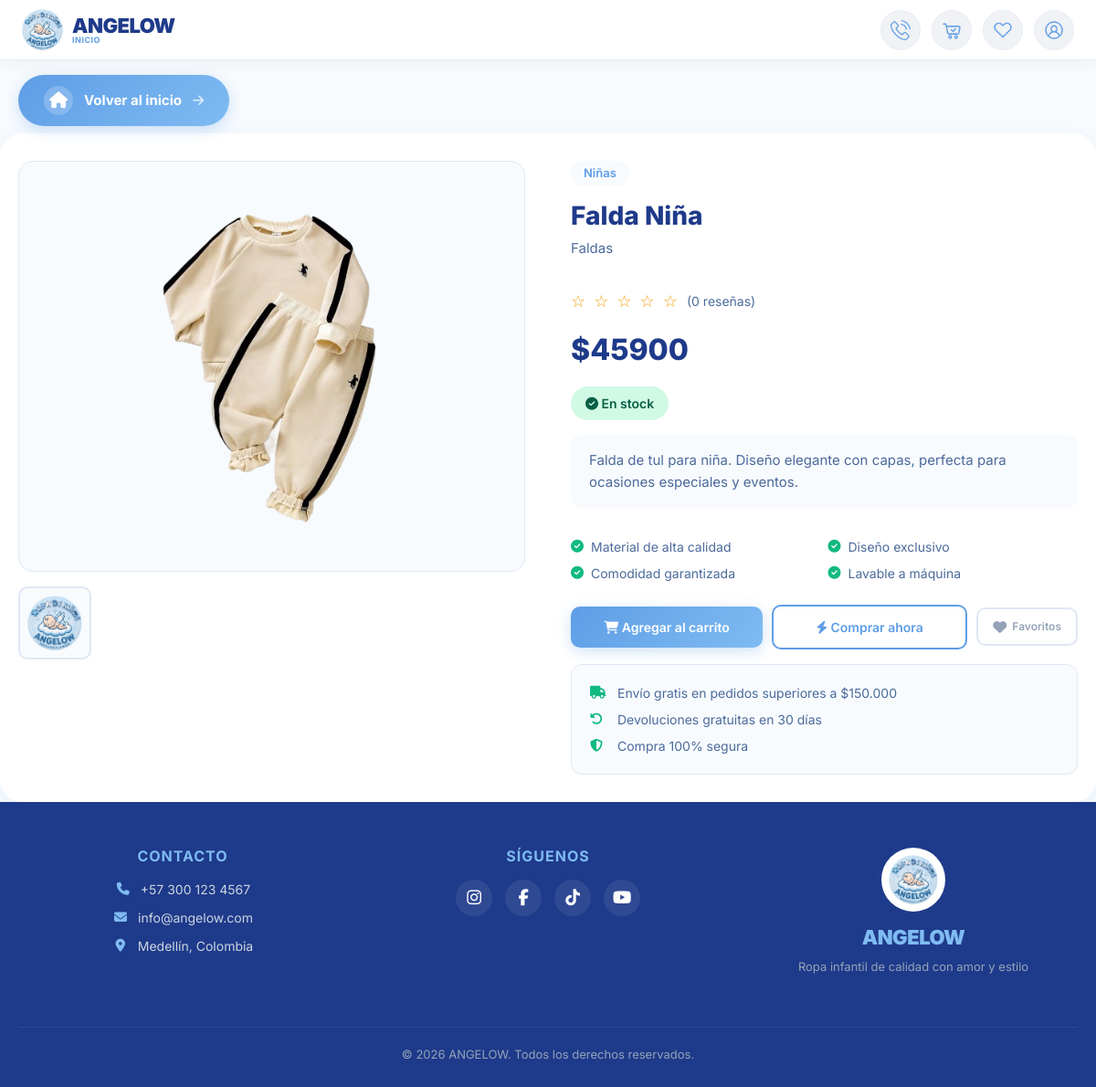
Page /tienda/producto/falda-nina/ on the committed database.
### tienda/models.py (models this page shows, shortened)
class Producto(models.Model):
    nombre = models.CharField(
        max_length=200,
        validators=[validate_no_special_chars],
        help_text='Nombre del producto'
    )
    slug = models.SlugField(
        unique=True,
        blank=True,
        validators=[validate_slug],
        help_text='URL amigable para el producto'
    )
    categoria = models.ForeignKey(
        Categoria,
        on_delete=models.CASCADE,
        related_name='productos',
        help_text='Categoría del producto'
    )
    subcategoria = models.CharField(
        max_length=100,
        blank=True,
        validators=[validate_no_special_chars],
        help_text='Subcategoría del producto'
    )
    precio = models.DecimalField(
        max_digits=10,
        decimal_places=0,
        validators=[MinValueValidator(0)],
        help_text='Precio del producto'
    )
    precio_oferta = models.DecimalField(
        max_digits=10,
        decimal_places=0,
        blank=True,
        null=True,
        validators=[MinValueValidator(0)],
        help_text='Precio en oferta (si aplica)'
    )
    descripcion = models.TextField(
        help_text='Descripción detallada del producto'
    )
    caracteristicas = models.JSONField(
        default=list,
        blank=True,
        help_text='Lista de características del producto'
    )
    tallas = models.JSONField(
        default=list,
        validators=[validate_tallas],
        help_text='Lista de tallas disponibles (ej: ["S", "M", "L"])'
    )
    stock = models.PositiveIntegerField(
        default=0,
        help_text='Cantidad disponible en inventario'
    )
    stock_minimo = models.PositiveIntegerField(
        default=5,
        help_text='Stock mínimo para alerta'
    )
    imagen_principal = models.ImageField(
        upload_to='productos/',
        blank=True,
        null=True,
        help_text='Imagen principal del producto'
    )
    imagenes = models.JSONField(
        default=list,
        blank=True,
        help_text='Lista de URLs de imágenes adicionales'
    )
    rating = models.FloatField(
        default=0,
        validators=[MinValueValidator(0), MaxValueValidator(5)],
        help_text='Calificación promedio del producto (0-5)'
    )
    reseñas = models.PositiveIntegerField(
        default=0,
        help_text='Número total de reseñas'
    )
    es_destacado = models.BooleanField(
        default=False,
        help_text='Indica si el producto está destacado'
    )
    es_nuevo = models.BooleanField(
        default=False,
        help_text='Indica si el producto es nuevo'
    )
    esta_activo = models.BooleanField(
        default=True,
        help_text='Indica si el producto está activo'
    )
    fecha_creacion = models.DateTimeField(
        auto_now_add=True,
        help_text='Fecha de creación'
    )
    fecha_actualizacion = models.DateTimeField(
        auto_now=True,
        help_text='Última actualización'
    )
    class Meta:
        verbose_name = "Producto"
        verbose_name_plural = "Productos"
        ordering = ['-fecha_creacion']
        indexes = [
            models.Index(fields=['slug']),
            models.Index(fields=['categoria', 'esta_activo']),
            models.Index(fields=['es_destacado']),
            models.Index(fields=['es_nuevo']),
            models.Index(fields=['-rating']),
        ]
    def get_imagen_principal_url(self):
        if self.imagen_principal:
            return self.imagen_principal.url
        mapping = {
            'conjunto deportivo': 'conjunto_Deportive.png',
            'deportivo': 'conjunto_Deportive.png',
            'conjunto size': 'conjunto_size.png',
            'size': 'conjunto_size.png',
            'jogger': 'conjunto_jhogger.png',
            'jogger premium': 'conjunto_jhogger.png',
            'vestido': 'vestido_verano.png',
            'vestido verano': 'vestido_verano.png',
            'body': 'conjunto_size.png',
            'body niño': 'conjunto_size.png',
            'conjunto infantil': 'conjunto_Deportive.png',
            'set bebe': 'conjunto_size.png',
            'set bebé': 'conjunto_size.png',
            'set falda': 'vestido_verano.png',
            'body negro': 'conjunto_size.png',
        }
        nombre_lower = self.nombre.lower()
        for key, filename in mapping.items():
            if key in nombre_lower:
                return f'/static/img/productos/{filename}'
        if self.categoria:
            cat_mapping = {
                'niños': 'conjunto_Deportive.png',
                'niñas': 'vestido_verano.png',
                'bebés': 'conjunto_size.png',
                'bebes': 'conjunto_size.png',
            }
            cat_lower = self.categoria.nombre.lower()
            for key, filename in cat_mapping.items():
                if key in cat_lower:
                    return f'/static/img/productos/{filename}'
        return '/static/img/productos/default.jpg'

class Categoria(models.Model):
    nombre = models.CharField(
        max_length=100,
        unique=True,
        validators=[validate_no_special_chars],
        help_text='Nombre de la categoría'
    )
    slug = models.SlugField(
        unique=True,
        blank=True,
        validators=[validate_slug],
        help_text='URL amigable para la categoría'
    )
    descripcion = models.TextField(
        blank=True,
        null=True,
        help_text='Descripción de la categoría'
    )
    icono = models.CharField(
        max_length=50,
        blank=True,
        null=True,
        help_text='Clase de Font Awesome (ej: fa-tshirt)'
    )
    imagen = models.ImageField(
        upload_to='categorias/',
        blank=True,
        null=True,
        help_text='Imagen representativa de la categoría'
    )
    orden = models.PositiveIntegerField(
        default=0,
        help_text='Orden de visualización'
    )
    es_activa = models.BooleanField(
        default=True,
        help_text='Indica si la categoría está activa'
    )
    fecha_creacion = models.DateTimeField(
        auto_now_add=True,
        help_text='Fecha de creación'
    )
    fecha_actualizacion = models.DateTimeField(
        auto_now=True,
        help_text='Última actualización'
    )
    class Meta:
        verbose_name = "Categoría"
        verbose_name_plural = "Categorías"
        ordering = ['orden', 'nombre']
        indexes = [
            models.Index(fields=['slug']),
            models.Index(fields=['es_activa']),
        ]

### tienda/views.py (the view)
# urls.py: path('producto/<slug:slug>/', views.detalle_producto, name='detalle_producto'),
@never_cache
def detalle_producto(request, slug):
    producto = get_object_or_404(Producto, slug=slug, esta_activo=True)
    es_favorito = False
    if request.user.is_authenticated:
        es_favorito = Favorito.objects.filter(
            usuario=request.user,
            producto=producto
        ).exists()
    relacionados = Producto.objects.filter(
        categoria=producto.categoria,
        esta_activo=True,
        stock__gt=0
    ).exclude(id=producto.id)[:4]
    form = AgregarAlCarritoForm(tallas_disponibles=producto.tallas)
    producto_data = {
        'id': producto.id,
        'nombre': producto.nombre,
        'slug': producto.slug,
        'precio': float(producto.precio),
        'precio_oferta': float(producto.precio_oferta) if producto.precio_oferta else None,
        'imagen': producto.get_imagen_principal_url(),
        'categoria': producto.categoria.nombre if producto.categoria else '',
        'stock': producto.stock
    }
    if request.user.is_authenticated:
        logger.info(f'Producto visualizado: {producto.nombre} por {request.user.username}')
    else:
        logger.info(f'Producto visualizado: {producto.nombre} por visitante anónimo')
    context = {
        'producto': producto,
        'es_favorito': es_favorito,
        'relacionados': relacionados,
        'form': form,
        'producto_json': json.dumps(producto_data, ensure_ascii=False)
    }
    return render(request, 'tienda/detalle_producto.html', context)

### tienda/templates/tienda/detalle_producto.html (shortened to what this page needs)
{% extends 'website/base.html' %}
{% load static %}
{% block content %}
<div class="back-home-wrapper">
    <a href="{% url 'website:home' %}" class="back-home-btn">
        <span class="btn-icon-home">
            <i class="fas fa-home"></i>
        </span>
        <span>Volver al inicio</span>
        <i class="fas fa-arrow-right" style="font-size: 14px; opacity: 0.7;"></i>
    </a>
</div>
<div class="product-detail-container">
    <div class="product-images">
        <img src="{{ producto.get_imagen_principal_url }}" class="main-image" id="mainImage" alt="{{ producto.nombre }}" onerror="this.src='{% static 'img/productos/default.jpg' %}'">
        <div class="thumbnail-grid">
            {% for img in producto.imagenes %}
                <img src="{{ img }}" class="thumbnail" alt="Imagen {{ forloop.counter }}" onclick="changeImage(this, '{{ img }}')">
            {% empty %}
                <img src="{% static 'img/productos/default.jpg' %}" class="thumbnail" alt="Default">
            {% endfor %}
        </div>
    </div>
    <div class="product-info">
        <span class="product-category">{{ producto.categoria.nombre }}</span>
        <h1 class="product-name">{{ producto.nombre }}</h1>
        <p class="product-subcategory">{{ producto.subcategoria|default:"" }}</p>
        <div class="product-rating">
            <span class="stars">
                {% for i in "12345"|make_list %}
                    {% if forloop.counter <= producto.rating|floatformat:"0"|add:"0" %}
                        ★
                    {% else %}
                        ☆
                    {% endif %}
                {% endfor %}
            </span>
            <span class="rating-text">({{ producto.reseñas|default:0 }} reseñas)</span>
        </div>
        <div class="product-price">
            {% if producto.precio_oferta %}
                <span class="old-price">${{ producto.precio|floatformat:0 }}</span>
                ${{ producto.precio_oferta|floatformat:0 }}
            {% else %}
                ${{ producto.precio|floatformat:0 }}
            {% endif %}
        </div>
        <div class="stock-status
            {% if producto.stock > 10 %}stock-in
            {% elif producto.stock > 0 %}stock-low
            {% else %}stock-out{% endif %}">
            {% if producto.stock > 10 %}
                <i class="fas fa-check-circle"></i> En stock
            {% elif producto.stock > 0 %}
                <i class="fas fa-exclamation-circle"></i> Solo {{ producto.stock }} unidades disponibles
            {% else %}
                <i class="fas fa-times-circle"></i> Sin stock
            {% endif %}
        </div>
        <p class="product-description">{{ producto.descripcion }}</p>
        <div class="product-features">
            {% for feature in producto.caracteristicas %}
                <span class="feature-item">
                    <i class="fas fa-check-circle"></i> {{ feature }}
                </span>
            {% empty %}
                <span class="feature-item">
                    <i class="fas fa-check-circle"></i> Material de alta calidad
                </span>
                <span class="feature-item">
                    <i class="fas fa-check-circle"></i> Diseño exclusivo
                </span>
                <span class="feature-item">
                    <i class="fas fa-check-circle"></i> Comodidad garantizada
                </span>
                <span class="feature-item">
                    <i class="fas fa-check-circle"></i> Lavable a máquina
                </span>
            {% endfor %}
        </div>
        <div class="product-actions">
            <button class="btn-primary-custom" onclick="addToCart({{ producto.id }})" {% if producto.stock == 0 %}disabled{% endif %}>
                <i class="fas fa-shopping-cart"></i> Agregar al carrito
            </button>
            <button class="btn-secondary-custom" onclick="buyNow({{ producto.id }})" {% if producto.stock == 0 %}disabled{% endif %}>
                <i class="fas fa-bolt"></i> Comprar ahora
            </button>
            <button class="btn-favorite {% if es_favorito %}active{% endif %}"
                    onclick="toggleFavorite({{ producto.id }}, '{{ producto.nombre|escapejs }}', this)"
                    id="favBtn-{{ producto.id }}">
                <i class="fas fa-heart"></i>
                <span class="fav-text">{% if es_favorito %}Favorito{% else %}Favoritos{% endif %}</span>
            </button>
        </div>
        <div class="shipping-info">
            <div class="shipping-item">
                <i class="fas fa-truck"></i>
                <span>Envío gratis en pedidos superiores a $150.000</span>
            </div>
            <div class="shipping-item">
                <i class="fas fa-undo-alt"></i>
                <span>Devoluciones gratuitas en 30 días</span>
            </div>
            <div class="shipping-item">
                <i class="fas fa-shield-alt"></i>
                <span>Compra 100% segura</span>
            </div>
        </div>
    </div>
</div>
{% endblock %}

### website/templates/website/base.html (style rules this page uses)
body { font-family: 'Inter', sans-serif; background: #F8FBFE; color: #1E3A8A; min-height: 100vh; display: flex; flex-direction: column; }

### rows in the picture
Producto: categoria.nombre "Niñas", nombre "Falda Niña", subcategoria "Faldas", rating 0 (drawn), reseñas "0", precio "45900", descripcion "Falda de tul para niña. Diseño elegante con capas, perfecta para ocasiones especiales y eventos."
